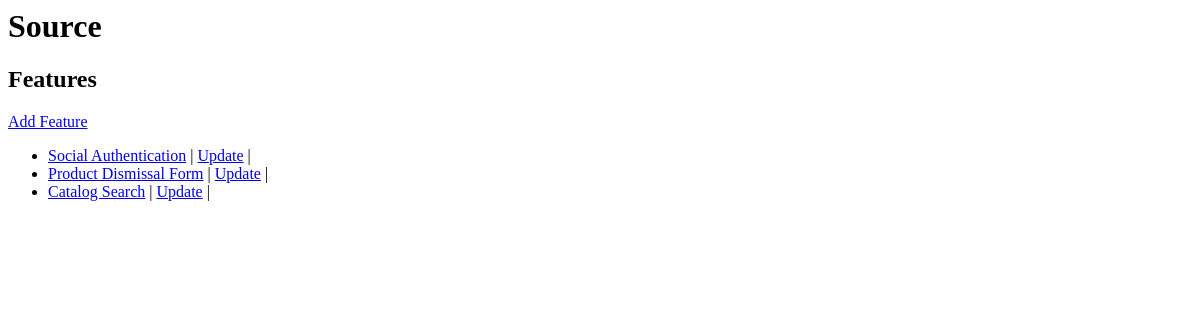
Before: /projects/1/features/ with the older database file.
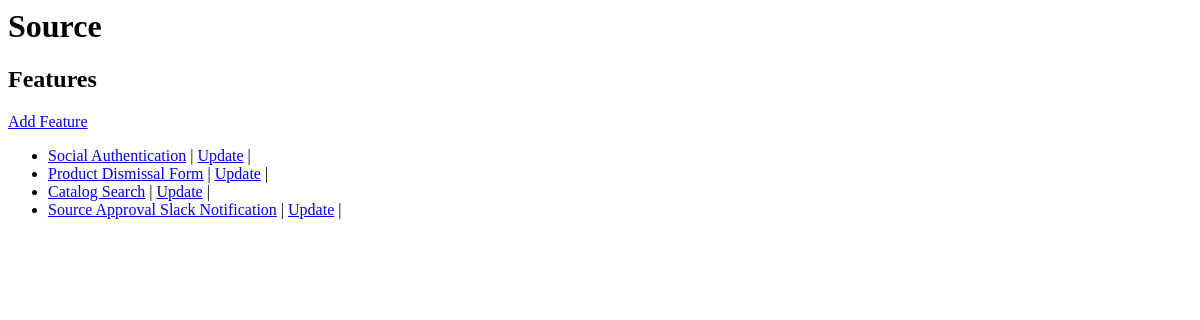
After: the same page with the newer database file.
### features/models.py (models this page shows, shortened)
class Feature(models.Model):
    project = models.ForeignKey(Project)
    name = models.CharField(max_length=200)
    description = models.CharField(max_length=200, blank=True)
    def total_tests(self):
        return self.test_set.count()
    total_tests.admin_order_field = 'total_tests'
    total_tests.short_description = 'Total Tests'

### projects/views.py (the view)
class FeatureIndexView(generic.ListView):
    model = Feature
    def get_queryset(self):
        return Feature.objects.filter(
            project__pk=self.kwargs['project_pk'])
    def get_context_data(self, **kwargs):
        context = super(FeatureIndexView, self).get_context_data(**kwargs)
        context['project'] = get_object_or_404(
            Project,
            pk=self.kwargs['project_pk'])
        return context

### projects/models.py (called while the page is built)
    def __str__(self):
        return self.name

### projects/templates/features/feature_list.html
<h1>{{ project }}</h1>
<h2>Features</h2>
<a href='{% url "projects:feature_add" project.pk %}'>Add Feature</a>
<ul>
    {% for feature in feature_list %}
        <li>
            <a href="{% url 'projects:feature_detail' project.id feature.id %}">
            {{ feature.name }}</a> |
            <a href='{% url "projects:feature_update" project.pk feature.pk %}'>Update</a> |
            </li>
    {% endfor %}
</ul>

Changed rows visible on the page:
added Feature: name "Source Approval Slack Notification"
